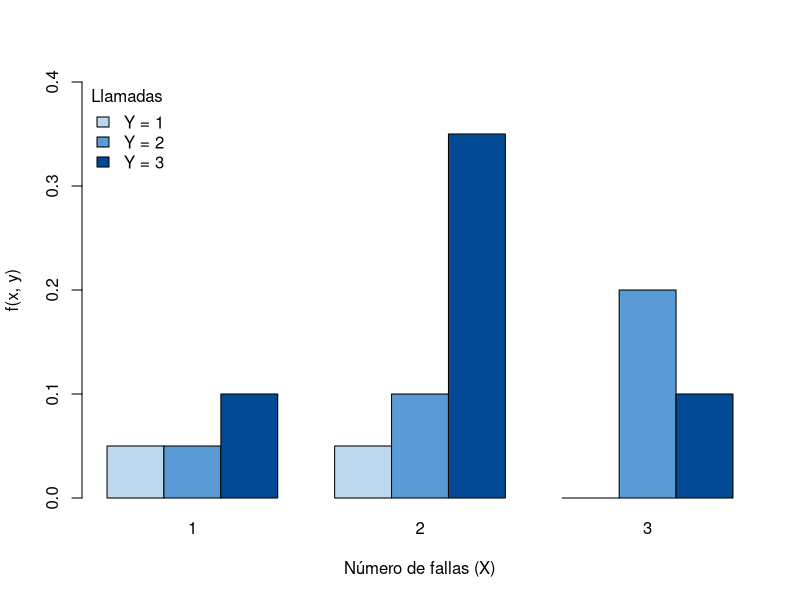
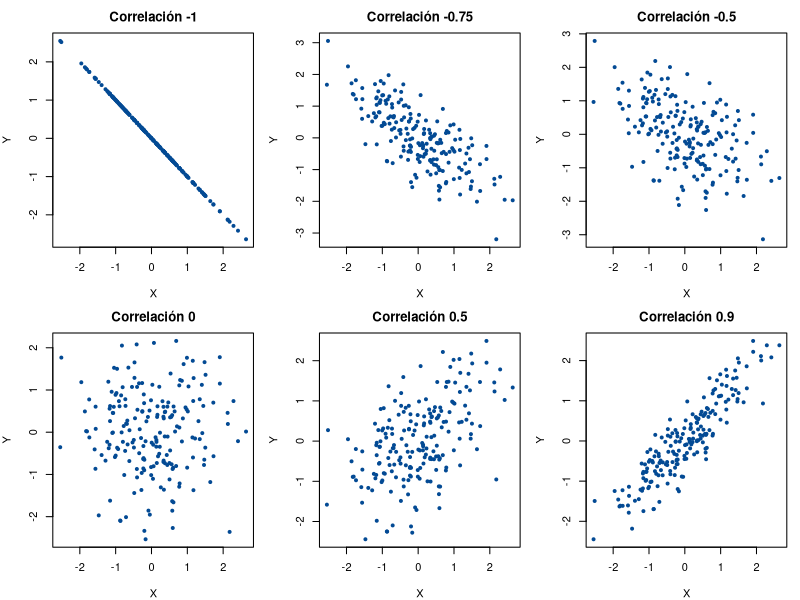
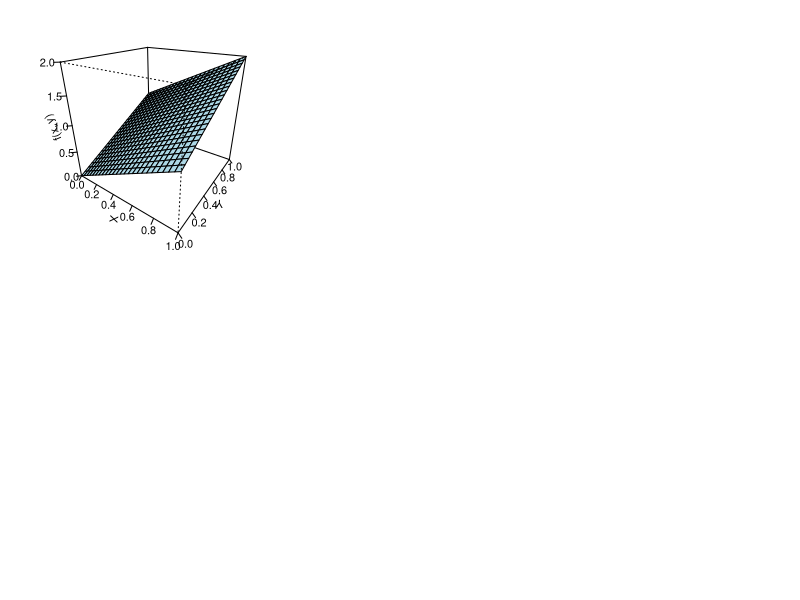

R code for these plots, in order:
## ---- chunk 1
knitr::opts_chunk$set(echo = TRUE, message = FALSE, warning = FALSE, comment = NA, collapse = FALSE)
## ---- chunk 2
fxy <- matrix(c(0.05, 0.05, 0.10,
                0.05, 0.10, 0.35,
                0.00, 0.20, 0.10),
              nrow = 3, byrow = TRUE,
              dimnames = list(X = c("1", "2", "3"), Y = c("1", "2", "3")))
fxy
sum(fxy)   # las probabilidades conjuntas suman 1
## ---- chunk 3
barplot(t(fxy), beside = TRUE, col = c("#BDD7EE", "#5B9BD5", "#034A94"), ylim = c(0, 0.4),
        xlab = "Número de fallas (X)", ylab = "f(x, y)",
        legend.text = c("Y = 1", "Y = 2", "Y = 3"), args.legend = list(x = "topleft", title = "Llamadas", bty = "n"))
## ---- chunk 4
addmargins(fxy)
g <- rowSums(fxy)   # marginal de X
h <- colSums(fxy)   # marginal de Y
g
h
## ---- chunk 5
round(fxy[, "2"] / h["2"], 3)          # f(x | Y = 2)
round(prop.table(fxy, margin = 2), 3)  # todas las condicionales de X dado Y
## ---- chunk 6
outer(g, h)          # lo que tendría que ser la tabla si fueran independientes
fxy - outer(g, h)    # diferencias
## ---- chunk 7
set.seed(2026)
par(mfrow = c(2, 3), mar = c(4, 4, 2.5, 1))
z1 <- rnorm(200)
z2 <- rnorm(200)
for (r in c(-1, -0.75, -0.5, 0, 0.5, 0.9)) {
  y_sim <- r * z1 + sqrt(1 - r^2) * z2     # variable con correlación r con z1
  plot(z1, y_sim, pch = 19, cex = 0.6, col = "#034A94",
       xlab = "X", ylab = "Y", main = paste("Correlación", r))
}
## ---- chunk 8
x <- 1:3
y <- 1:3
EX  <- sum(x * g)
EY  <- sum(y * h)
EXY <- sum(outer(x, y) * fxy)          # suma de x * y * f(x, y)
covarianza <- EXY - EX * EY
sd_X <- sqrt(sum(x^2 * g) - EX^2)
sd_Y <- sqrt(sum(y^2 * h) - EY^2)
c(E_X = EX, E_Y = EY, E_XY = EXY, Cov = covarianza, rho = covarianza / (sd_X * sd_Y))
## ---- chunk 9
gx <- seq(0, 1, length.out = 25)
gy <- seq(0, 1, length.out = 25)
z  <- outer(gx, gy, function(x, y) x + y)
persp(gx, gy, z, theta = 35, phi = 25, col = "lightblue", ticktype = "detailed",
      xlab = "X", ylab = "Y", zlab = "f(x, y)")
## ---- chunk 10
g_cont <- function(x) x + 1/2
integrate(g_cont, 0, 1)$value                       # área total
integrate(function(x) x * g_cont(x), 0, 1)$value    # E(X)
## ---- chunk 11
fxy["2", ] / g["2"]
## ---- chunk 12
outer(c(0.4, 0.6), c(0.3, 0.7))
## ---- chunk 13
x_r3 <- c(-1, 0, 1)
p_r3 <- rep(1/3, 3)
y_r3 <- x_r3^2
sum(x_r3 * y_r3 * p_r3) - sum(x_r3 * p_r3) * sum(y_r3 * p_r3)   # Cov(X, Y)
## ---- chunk 14
c(Var_suma = sd_X^2 + sd_Y^2 + 2 * covarianza, sin_covarianza = sd_X^2 + sd_Y^2)
